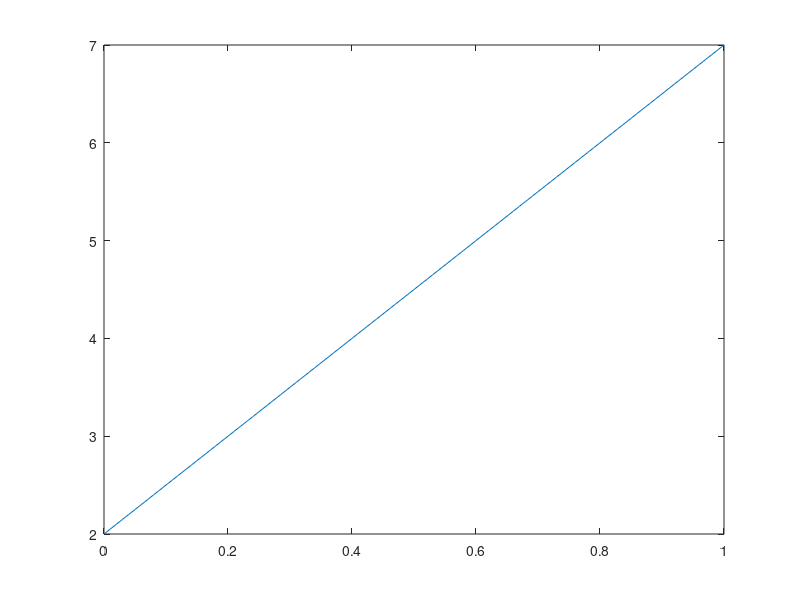
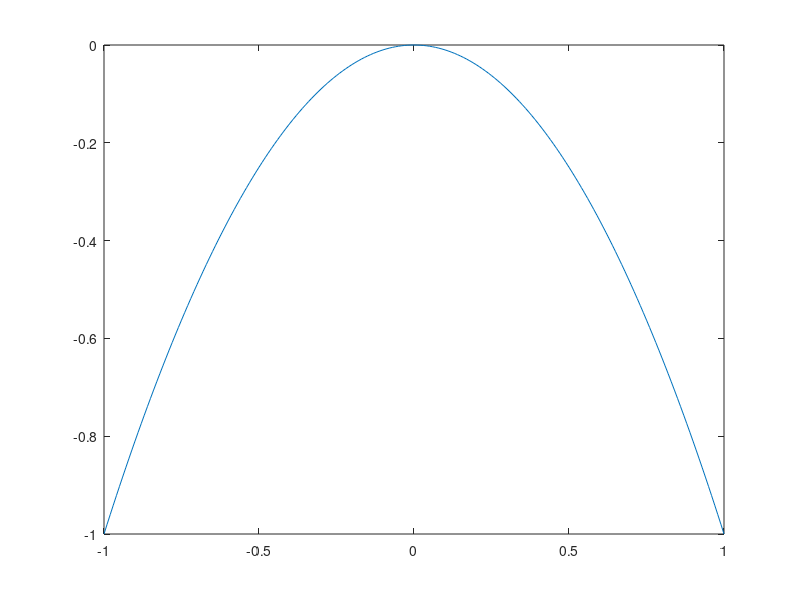
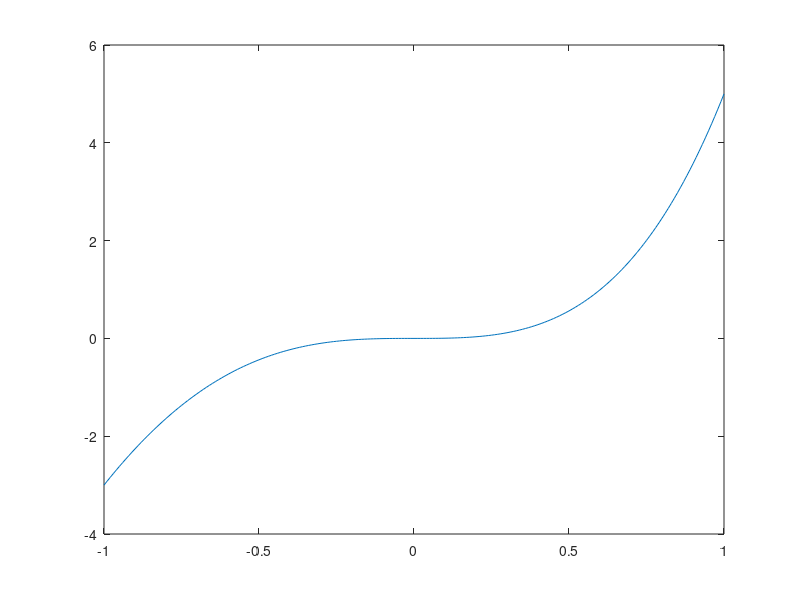

Recreate these plots in MATLAB, in order.
% Simple script to get some feel for correlation funtions
% ===
%
% Note that Noreen has sent me two websites with two nice explanations when
% the slope indeed is the same as the cov, and when not.
%
% - http://stats.stackexchange.com/questions/22718/what-is-the-difference-between-linear-regression-on-y-with-x-and-x-with-y/22721#22721
% - http://stats.stackexchange.com/questions/32464/how-does-the-correlation-coefficient-differ-from-regression-slope
%
% (See also word file where I copied the contents of those sites.)

fi = 1; % figure index

% Simple linear relationsship
% ===
x = [0:.01:1];
y = 5*x+2;
figure(fi); clf; plot(x,y);
Rlin = corr(x',y')
%corrcoef(x',y')
fi = fi+1;

% The outcome of this is one, which can be derived easily,
% see notes 19-04-2015 (p. 2). A manual calculation of the R is as follows:
% ===
% Note:
% corr(x(t),y(t)) = 
varXY = 0; varX = 0; varY = 0;
xNorm = x-mean(x);
yNorm = y-mean(y);
for t=1:numel(x)
    varXY = varXY + xNorm(t)*yNorm(t);    
    varX = varX+xNorm(t)^2;
    varY = varY+yNorm(t)^2;
end
RXY = varXY / sqrt(varX*varY)

% Note that you can calculate the correlation coefficients easily:
betaY = varXY / varX
betaX = varXY / varY
% Note furthermore that these relations are derived by wanting to find the
% minimum of the sum of squared errors; this can be done by looking for the
% derivative being zero. Above relations then follow. See also:
% http://en.wikipedia.org/wiki/Ordinary_least_squares
% http://en.wikipedia.org/wiki/Proofs_involving_ordinary_least_squares#Least_squares_estimator_for_.CE.B2
% (And this was also mentioned in my programming course - see lecture notes 
% thereof.)

% What happens if you have a non-linear relation?
% E.g. a parabola
% ===
x = [-1:.01:1];
y = -1*x.^2;
figure(fi); clf; plot(x,y);
Rpara = corr(x',y')
fi = fi+1;

% % Rpara =
% %  3.1614e-18
% So apparently the correlation disappears completely for a parabola.
% Which makes sense since there is no straight line describing this 
% relationship.

% Another example
% ===
x = [-1:.01:1];
y = 4*x.^3+x.^4;
figure(fi); clf; plot(x,y);
Rarbi = corr(x',y')
fi = fi+1;












